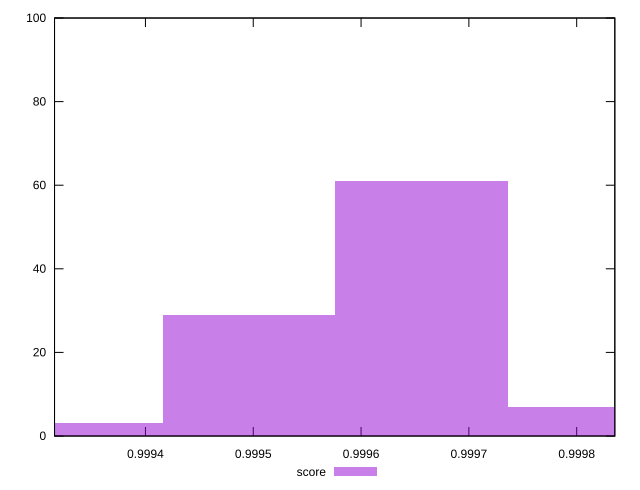

The script that saved this image:
reset

$score <<EOF
0.9996559829085727 61
0.9994960123560189 29
0.9993360418034651 3
0.9998159534611265 7
EOF

set key outside below
set boxwidth 0.00015997055255378024
set xrange [0.9993156727224216:0.9998353806058917]
set yrange [0:100]
set trange [0:100]
set style fill transparent solid 0.5 noborder
set terminal svg size 640, 490 enhanced background rgb 'white'
set output "reprap/mainthread-work-breakdown/samples/pages+cached+noexternal+nofonts/score/histogram.svg"

plot $score title "score" with boxes

reset
